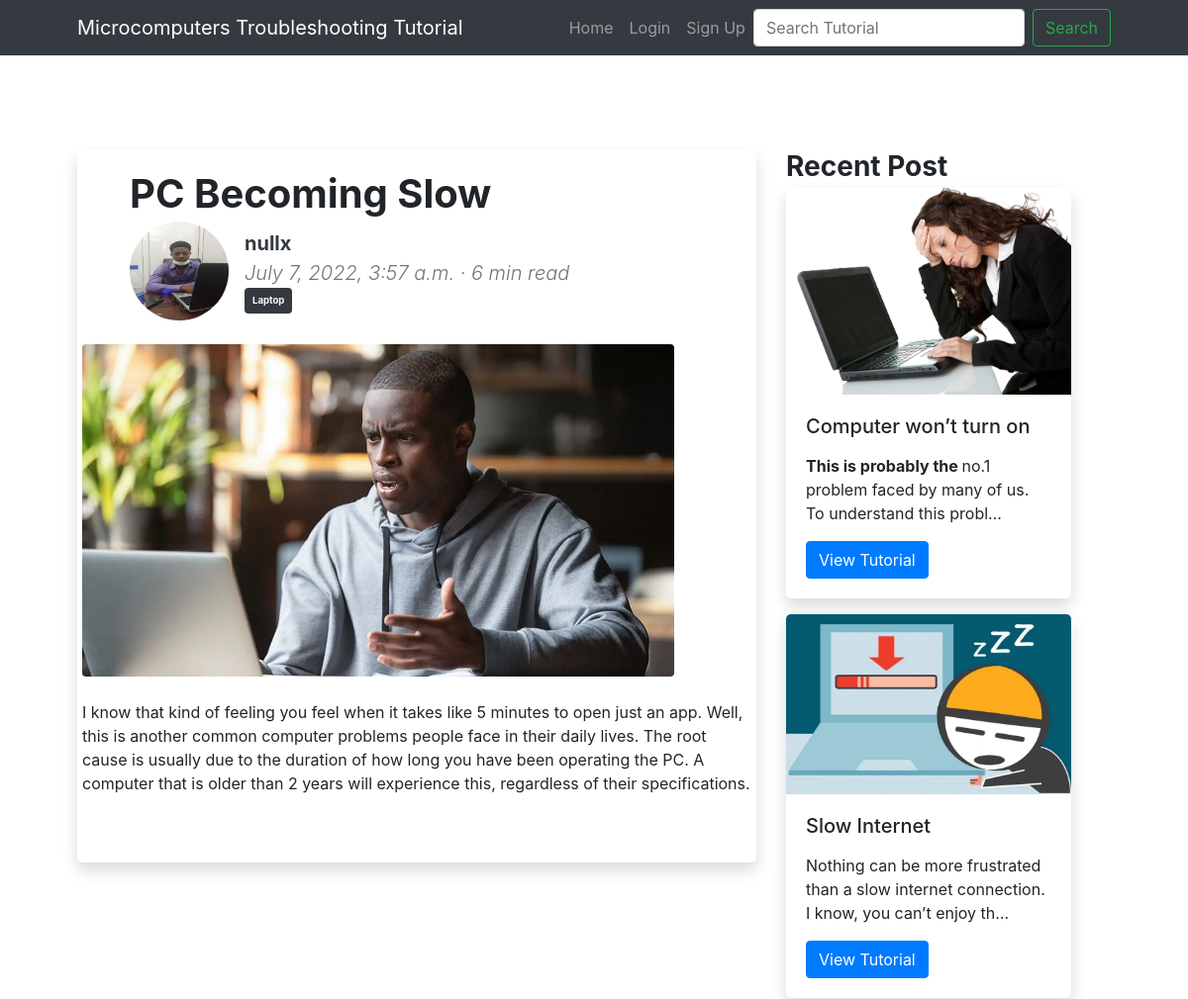
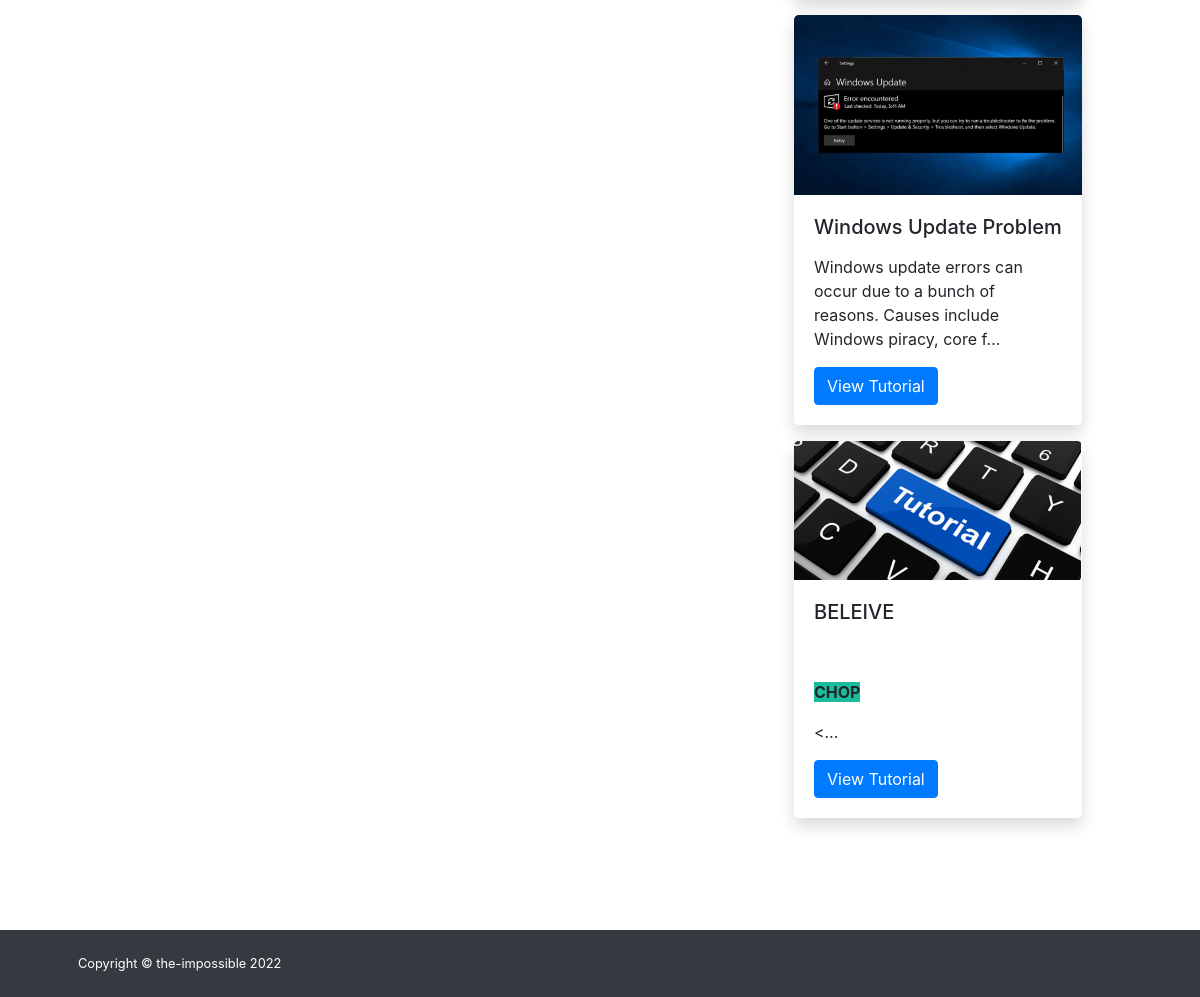
/post_details/pc-becoming-slow, run on an earlier commit of the app's database (2 pictures, top to bottom).
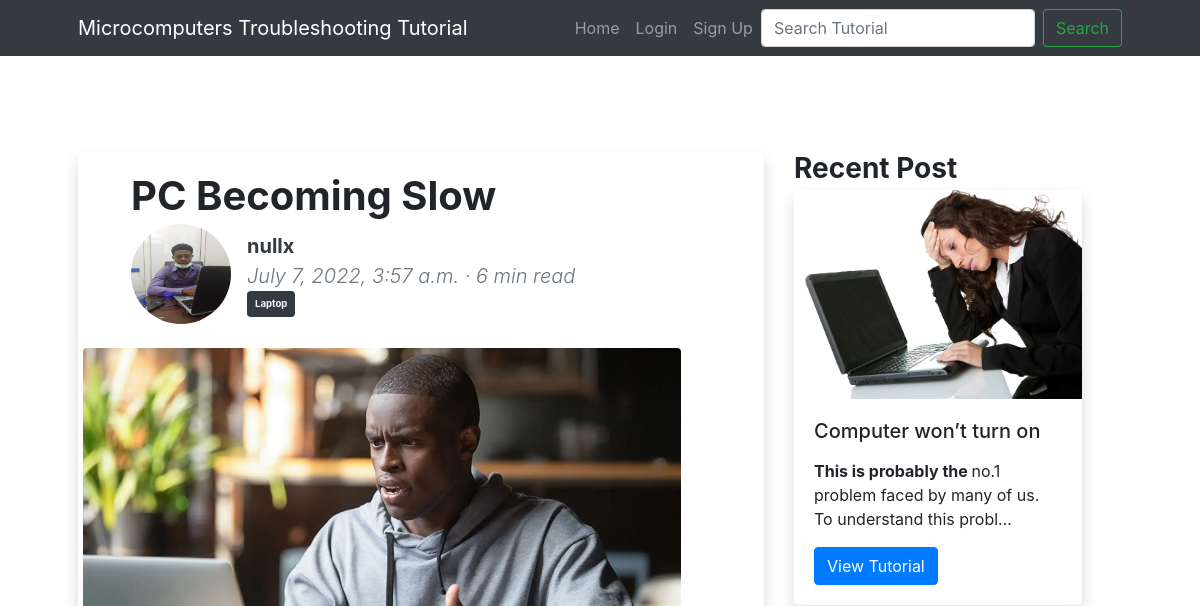
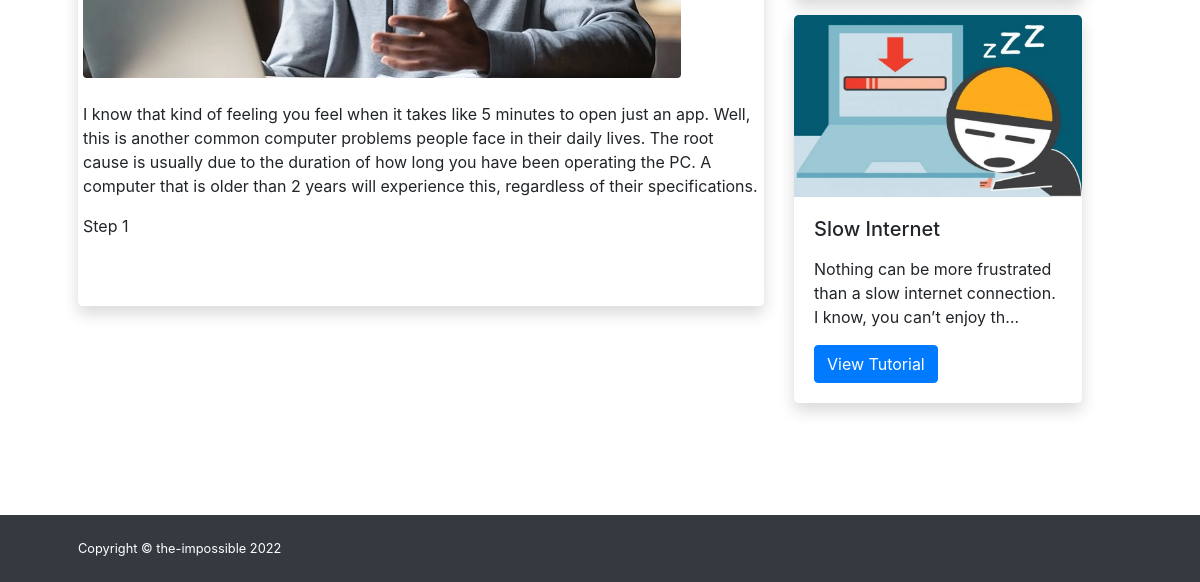
And on a later commit of the database (2 pictures, top to bottom).
### CST_cms/models.py (models this page shows, shortened)
class Post(models.Model):
    title = models.CharField(max_length=500)
    body = RichTextField()
    post_id = models.UUIDField(default=uuid.uuid4, primary_key=True, unique=True, editable=False)
    slug = models.SlugField(unique=True)
    image = models.ImageField(upload_to='images', blank=True, null=True)
    created = models.DateTimeField(auto_now_add=True)
    modified = models.DateTimeField(auto_now=True)
    category = models.ForeignKey('Category', on_delete=models.SET_NULL, blank=True, null=True)
    user = models.ForeignKey(UserProfile, on_delete=models.SET_NULL, blank=True, null=True)
    approval = models.BooleanField(default=False)

class Category(models.Model):
    title = models.CharField(max_length=100)
    category_id = models.UUIDField(default=uuid.uuid4, primary_key=True, unique=True, editable=False)
    slug = models.SlugField()
    def __str__(self):
        return self.title

### CST_users/models.py (models this page shows)
class UserProfile(models.Model):
    user = models.OneToOneField(User, on_delete=models.CASCADE)
    profession = models.CharField(max_length=200)
    picture = models.ImageField(upload_to='images', blank=True, null=True)
    about = models.TextField()
    profile_id = models.UUIDField(default=uuid.uuid4, primary_key=True, unique=True, editable=False)
    def __str__(self):
        return self.user.username

### CST_cms/views.py (the view)
# urls.py: path('post_details/<slug>', PostDetailView.as_view(), name='post_details'),
class PostDetailView(DetailView):
    model = Post
    template_name = "cst/post_details.html"
    def get_context_data(self, **kwargs):
        context = super(PostDetailView, self).get_context_data(**kwargs)
        context['recent'] = Post.objects.exclude(post_id__exact=context['object'].post_id)[:4]
        return context

### Templates/cst/post_details.html (shortened to what this page needs)
{% extends "base.html" %}
{% load static %}
{% block head %}
    {% include "partials/head.html" %}
    <link href="{% static 'css/bootstrap.css' %}" rel="stylesheet" />
{% endblock %}
{% block content %}
<body class="d-flex flex-column">
{% block body %}
<main class="flex-shrink-0">
    {% include "partials/nav.html" %}
    <section class="py-5">
        <div class="container px-5 my-5">
            <div class="row gx-5">
                <div class="col-lg-8">
                    <div class="card border-0 shadow rounded-3 overflow-hidden">
                        <div class="card-body">
                            <div class="row gx-0">
                                <article>
                                    <header class="mb-4">
                                        <h1 class="fw-bolder mb-1 ml-5">{{ object.title }}</h1>
                                        <div class="d-flex align-items-center ml-5">
                                            <img class="rounded-circle me-3" src="{% if object.user.picture.url != '' %} {{ object.user.picture.url }} {% else %} {% static 'images/tutorial.png' %} {% endif %}" width="100" height="100" alt="..." />
                                            <div class="small">
                                                <div class="fw-bold lead">
                                                    <a class="text-dark text-decoration-none link-light" href="{% url 'users:profile' object.user.profile_id %}">{{ object.user }}</a>
                                                </div>
                                                <div class="text-muted lead fst-italic">{{ object.created }} &middot; 6 min read</div>
                                                <a class="badge bg-dark text-light py-2 px-2 text-decoration-none link-light" href="#!">{{ object.category }}</a>
                                            </div>
                                        </div>
                                    </header>
                                    <figure class="mb-4"><img class="img-fluid rounded" src="{% if object.image.url != '' %} {{ object.image.url }} {% else %} {% static 'images/tutorial.png' %} {% endif %}" alt="..." /></figure>
                                    <section class="mb-5">
                                        <p class="fs-5 mb-4">{{ object.body|safe }}</p>
                                    </section>
                                </article>
                            </div>
                        </div>
                    </div>
                </div>
                <div class="col-lg-4">
                    <h3 class="fw-bolder mb-1">Recent Post</h3>
                    {% for post in recent %}
                    <div class="card border-0 shadow rounded-3 overflow-hidden mb-3" style="width: 18rem;">
                        <img src="{% if post.image.url != '' %} {{ post.image.url }} {% else %} {% static 'images/tutorial.png' %} {% endif %}" class="card-img-top" alt="...">
                        <div class="card-body">
                          <h5 class="card-title">{{ post.title }}</h5>
                          <p class="card-text">{{ post.body|safe|truncatechars:100}}</p>
                          <a href="{% url 'cst:post_details' post.slug %}" class="btn btn-primary">View Tutorial</a>
                        </div>
                    </div>
                    {% endfor %}
                </div>
            </div>
        </div>
    </section>
</main>
{% endblock %}
{% include "partials/footer.html" %}
</body>
{% endblock %}

### Templates/base.html (shortened to what this page needs)
<!DOCTYPE html>
<html lang="en">
	<head>
    	{% block head %} {% endblock %}
	</head>
	{% block content %}{% endblock %}
</html>

### Templates/partials/head.html (shortened to what this page needs)
{% load static %}
<link href="{% static 'css/font-awesome.min.css' %}" rel="stylesheet">
<link href="https://cdn.jsdelivr.net/npm/bootstrap-icons@1.5.0/font/bootstrap-icons.css" rel="stylesheet" />
<link href="{% static 'css/styles.css' %}" rel="stylesheet" />

### Templates/partials/nav.html (shortened to what this page needs)
<nav class="navbar navbar-expand-lg navbar-dark bg-dark sticky-top">
    <div class="container px-5">
        <a class="navbar-brand" href="{% url 'cst:home' %}">Microcomputers Troubleshooting Tutorial</a>
        <div class="collapse navbar-collapse" id="navbarSupportedContent">
            <ul class="navbar-nav ms-auto mb-2 mb-lg-0">
                <li class="nav-item"><a class="nav-link" href="{% url 'cst:home' %}">Home</a></li>
                {% if not request.user.is_authenticated %}
                <li class="nav-item"><a class="nav-link" href="{% url 'auth:login' %}">Login</a></li>
                <li class="nav-item"><a class="nav-link" href="{% url 'auth:register' %}">Sign Up</a></li>
                {% endif %}
            </ul>
            <form class="d-flex" action="{% url 'cst:search' %}" role="search" method="get">
                <input class="form-control me-2" name="qs" type="search" placeholder="Search Tutorial" aria-label="Search">
                <button class="btn btn-outline-success" type="submit">Search</button>
            </form>
        </div>
    </div>
</nav>

### Templates/partials/footer.html (shortened to what this page needs)
<footer class="bg-dark py-4 mt-auto">
    <div class="container px-5">
        <div class="row align-items-center justify-content-between flex-column flex-sm-row">
            <div class="col-auto"><div class="small m-0 text-white">Copyright &copy; the-impossible 2022</div></div>
        </div>
    </div>
</footer>

### Templates/partials/script.html (shortened to what this page needs)
{% load static %}

What changed in the data, as far as the page shows it:
removed Post: image (picture), title "Windows Update Problem", body "Windows update errors can occur due to a bunch of reasons. Causes include Windows piracy, core f…"
removed Post: title "BELEIVE", body "CHOP <…"
changed Post "PC Becoming Slow": body "…regardless of their specifications." → "…regardless of their specifications. Step 1"
